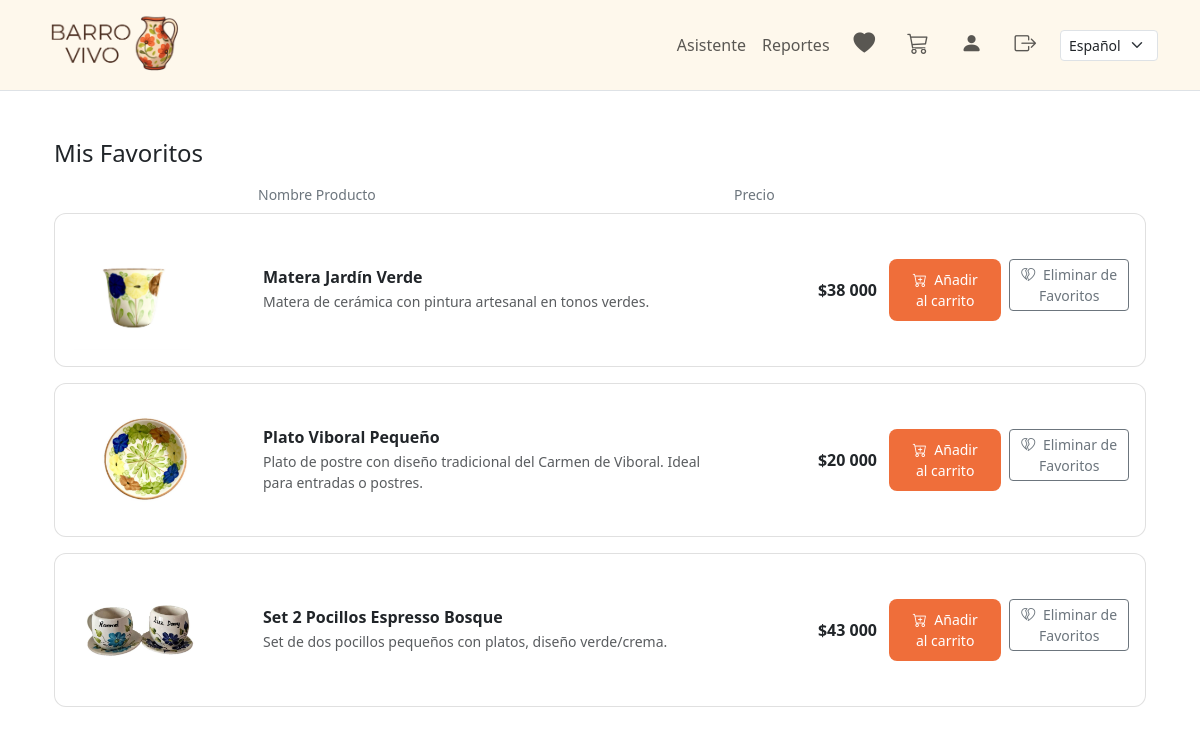
The page /producto/favoritos/ (signed in) on the database its author committed.
### producto/models.py (models this page shows, shortened)
class Producto(models.Model):
    nombre = models.CharField(max_length=120, verbose_name="Nombre")
    descripcion = models.TextField(blank=True, verbose_name="Descripción")
    categorias = models.ManyToManyField(Categoria, related_name="productos", blank=True, verbose_name="Categorías")
    precio = models.DecimalField(max_digits=12, decimal_places=2, verbose_name="Precio")
    imagen = models.ImageField(upload_to="productos/", blank=True, null=True, verbose_name="Imagen")
    cantidad_disp = models.PositiveIntegerField(default=0, verbose_name="Cantidad disponible")
    es_activo = models.BooleanField(default=True, verbose_name="Visible")
    creado = models.DateTimeField(auto_now_add=True)
    actualizado = models.DateTimeField(auto_now=True)
    class Meta:
        ordering = ["nombre"]

### producto/views.py (the view)
# urls.py: path('favoritos/', FavoritosView.as_view(), name='favoritos'),
class FavoritosView(LoginRequiredMixin, ListView):
    template_name = "favoritos.html"
    context_object_name = "productos"
    def get_queryset(self):
        return Producto.objects.filter(
            favoritos__usuario=self.request.user,
            es_activo=True
        ).order_by("nombre")
    def get_context_data(self, **kwargs):
        context = super().get_context_data(**kwargs)
        for producto in context['productos']:
            producto.es_favorito = True
        return context

### producto/templates/favoritos.html (shortened to what this page needs)
{% extends "base.html" %}
{% load humanize i18n %}
{% block content %}
<div class="container py-4">
  <h4 class="mb-3">{% trans "Mis Favoritos" %}</h4>
  {% if productos %}
    <div class="favoritos-grid favoritos-header d-none d-lg-grid">
      <div>{% trans "Nombre Producto" %}</div>
      <div>{% trans "Precio" %}</div>
    </div>
    {% for p in productos %}
      <div class="favoritos-row favoritos-grid">
        <div>
          <a href="{% url 'producto:detalle' p.pk %}">
            {% if p.imagen %}
              <img src="{{ p.imagen.url }}" alt="{{ p.nombre }}" class="img-fluid rounded favoritos-img">
            {% else %}
              <div class="bg-light rounded d-flex align-items-center justify-content-center" style="height:120px;">
                <span class="text-muted small">{% trans "Sin imagen" %}</span>
              </div>
            {% endif %}
          </a>
        </div>
        <div>
          <a href="{% url 'producto:detalle' p.pk %}" class="text-decoration-none text-dark">
            <div class="fw-semibold mb-1" style="line-height:1.25">{{ p.nombre }}</div>
          </a>
          {% if p.descripcion %}
            <div class="text-muted small">{{ p.descripcion|truncatewords:22 }}</div>
          {% endif %}
        </div>
        <div class="text-lg-end fw-semibold">
          ${{ p.precio|floatformat:0|intcomma }}
        </div>
        <div>
          <div class="d-flex flex-column flex-lg-row gap-2 justify-content-lg-end">
            <form method="post" action="{% url 'pedido:agregar_al_carrito' p.id %}">
              <button type="submit" class="btn btn-bv btn-sm w-100">
                <i class="bi bi-cart-plus me-1"></i> {% trans "Añadir al carrito" %}
              </button>
            </form>
            <form method="post" action="{% url 'producto:toggle_favorito' p.id %}">
              <button type="submit" class="btn btn-outline-secondary btn-sm w-100">
                <i class="bi bi-heartbreak me-1"></i> {% trans "Eliminar de Favoritos" %}
              </button>
            </form>
          </div>
        </div>
      </div>
    {% endfor %}
  {% endif %}
</div>
{% endblock %}

### static/tema.css (style rules this page uses)
:root { --mini-bg: #FEF8EC; --hover-bg: #D9D9D9; }
.btn-bv { background-color:#EF6E3A; border-color:#EF6E3A; color:#fff; }
:root { --bs-primary: #EF6E3A; --bs-primary-rgb: 239,110,58; --bs-link-color: #EF6E3A; --bs-link-hover-color: #d55f30; }
.btn-bv { background: #EF6E3A; color: white; border: none; padding: 10px 20px; border-radius: 8px; transition: 0.3s; }

### producto/templates/favoritos.html (style rules this page uses)
@media (min-width: 992px) { .favoritos-grid { display: grid; grid-template-columns: 180px 1fr 160px 240px; column-gap: .75rem; align-items: center; } }
@media (min-width: 992px) { .favoritos-header { color:#6c757d; font-size:.875rem; padding-left:.75rem; margin-bottom:.5rem; } }
@media (min-width: 992px) { .favoritos-row { border:1px solid rgba(0,0,0,.12); border-radius:12px; padding:1rem; margin-bottom:1rem; background:#fff; } }
.favoritos-img { max-height:120px; object-fit:contain; }

### rows shown on the page
Producto: imagen (picture), nombre "Matera Jardín Verde", descripcion "Matera de cerámica con pintura artesanal en tonos verdes.", precio "38 000"
Producto: imagen (picture), nombre "Plato Viboral Pequeño", descripcion "Plato de postre con diseño tradicional del Carmen de Viboral. Ideal para entradas o postres.", precio "20 000"
Producto: imagen (picture), nombre "Set 2 Pocillos Espresso Bosque", descripcion "Set de dos pocillos pequeños con platos, diseño verde/crema.", precio "43 000"

### other values the page prints
form field language "Español"
